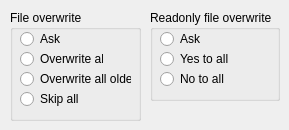
         <widget class="QWidget" name="tab_6" >
          <attribute name="title" >
           <string>&amp;Confirmation</string>
          </attribute>
          <widget class="QGroupBox" name="groupBox_2" >
           <property name="geometry" >
            <rect>
             <x>10</x>
             <y>10</y>
             <width>131</width>
             <height>111</height>
            </rect>
           </property>
           <property name="title" >
            <string>File overwrite</string>
           </property>
           <widget class="QRadioButton" name="qrbOverwriteAll" >
            <property name="geometry" >
             <rect>
              <x>10</x>
              <y>40</y>
              <width>83</width>
              <height>18</height>
             </rect>
            </property>
            <property name="text" >
             <string>Overwrite all</string>
            </property>
           </widget>
           <widget class="QRadioButton" name="qrbOverwriteAllOlder" >
            <property name="geometry" >
             <rect>
              <x>10</x>
              <y>60</y>
              <width>111</width>
              <height>18</height>
             </rect>
            </property>
            <property name="text" >
             <string>Overwrite all older</string>
            </property>
           </widget>
           <widget class="QRadioButton" name="qrbOverwriteSkipAll" >
            <property name="geometry" >
             <rect>
              <x>10</x>
              <y>80</y>
              <width>83</width>
              <height>18</height>
             </rect>
            </property>
            <property name="text" >
             <string>Skip all</string>
            </property>
           </widget>
           <widget class="QRadioButton" name="qrbOverwriteAsk" >
            <property name="geometry" >
             <rect>
              <x>10</x>
              <y>20</y>
              <width>83</width>
              <height>18</height>
             </rect>
            </property>
            <property name="text" >
             <string>Ask</string>
            </property>
           </widget>
          </widget>
          <widget class="QGroupBox" name="groupBox_3" >
           <property name="geometry" >
            <rect>
             <x>150</x>
             <y>10</y>
             <width>130</width>
             <height>91</height>
            </rect>
           </property>
           <property name="title" >
            <string>Readonly file overwrite</string>
           </property>
           <widget class="QRadioButton" name="qrbReadonlyOverwriteAsk" >
            <property name="geometry" >
             <rect>
              <x>10</x>
              <y>20</y>
              <width>83</width>
              <height>18</height>
             </rect>
            </property>
            <property name="text" >
             <string>Ask</string>
            </property>
           </widget>
           <widget class="QRadioButton" name="qrbReadonlyOverwriteYesToAll" >
            <property name="geometry" >
             <rect>
              <x>10</x>
              <y>40</y>
              <width>83</width>
              <height>18</height>
             </rect>
            </property>
            <property name="text" >
             <string>Yes to all</string>
            </property>
           </widget>
           <widget class="QRadioButton" name="qrbReadonlyOverwriteNoToAll" >
            <property name="geometry" >
             <rect>
              <x>10</x>
              <y>60</y>
              <width>83</width>
              <height>18</height>
             </rect>
            </property>
            <property name="text" >
             <string>No to all</string>
            </property>
           </widget>
          </widget>
         </widget>
